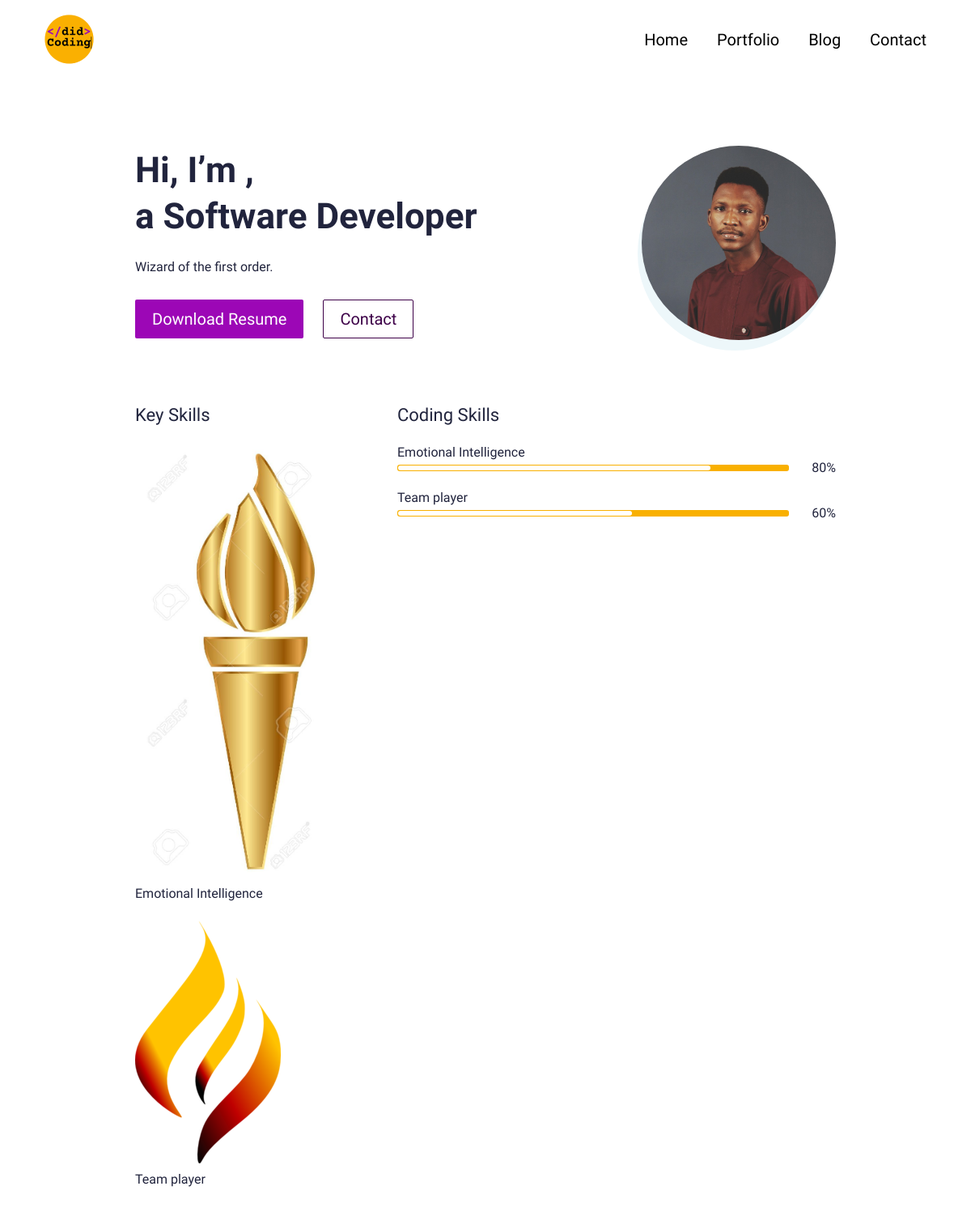
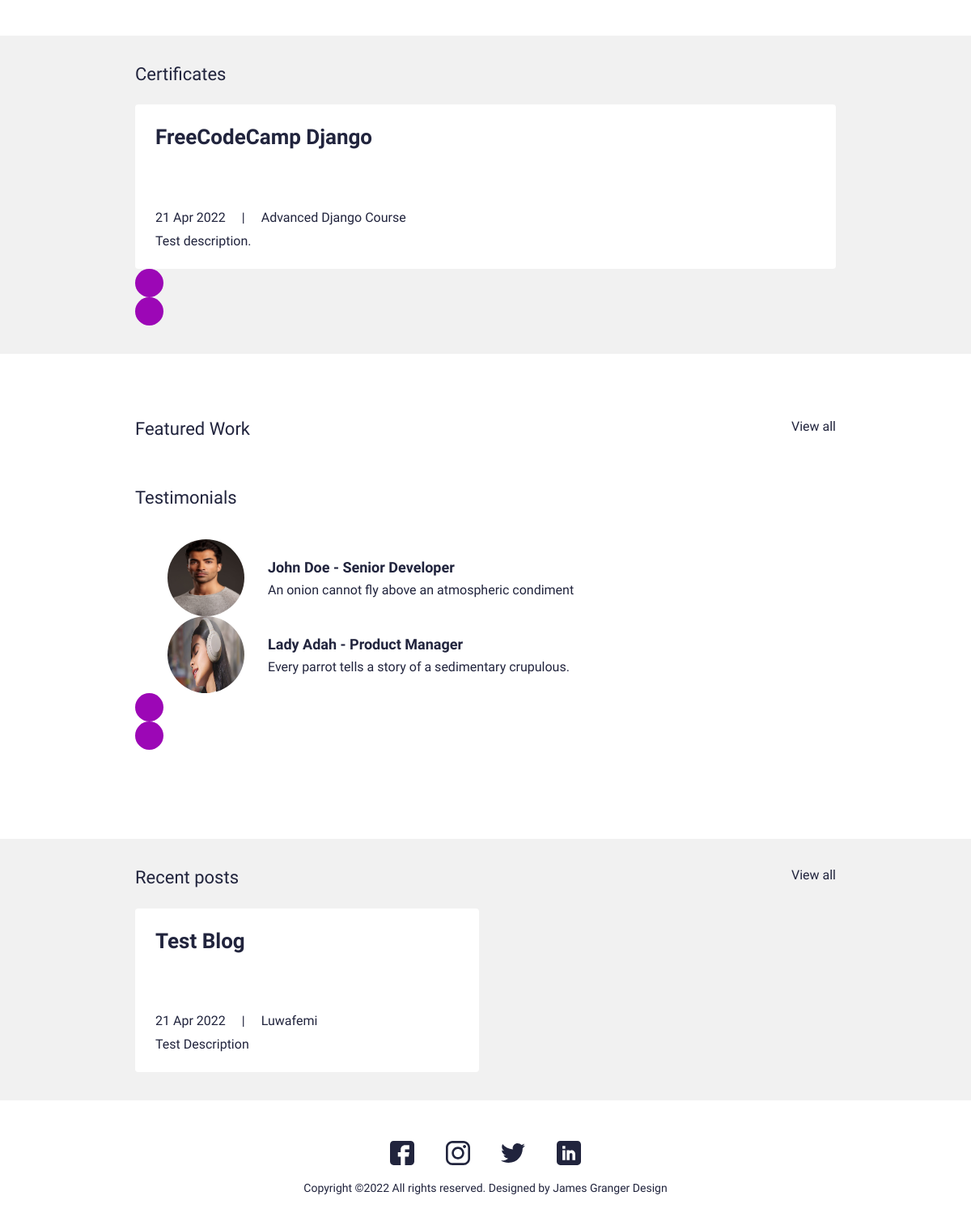
The page / on the database its author committed (2 pictures, top to bottom).
### main/models.py (models this page shows, shortened)
class UserProfile(models.Model):
    class Meta:
        verbose_name_plural = 'User Profiles'
        verbose_name = 'User Profile'
    user = models.OneToOneField(User, on_delete=models.CASCADE)
    avatar = models.ImageField(blank=True, null=True, upload_to="avatar")
    title = models.CharField(max_length=200, blank=True, null=True)
    bio = models.TextField(blank=True, null=True)
    skills = models.ManyToManyField(Skill, blank=True)
    cv = models.FileField(blank=True, null=True, upload_to="cv")

class Skill(models.Model):
    class Meta:
        verbose_name_plural = 'Skills'
        verbose_name = 'Skill'
    name = models.CharField(max_length=30, blank=True, null=True)
    score = models.IntegerField(default=80, blank=True, null=True)
    image = models.FileField(blank=True, null=True, upload_to="skills")
    is_key_skill = models.BooleanField(default=False)

class Certificate(models.Model):
    class Meta:
        verbose_name_plural = 'Certificates'
        verbose_name = 'Certificate'
    date = models.DateTimeField(blank=True, null=True)
    name = models.CharField(max_length=50, blank=True, null=True)
    title = models.CharField(max_length=200, blank=True, null=True)
    description = models.CharField(max_length=500, blank=True, null=True)
    is_active = models.BooleanField(default=True)

class Testimonial(models.Model):
    class Meta:
        verbose_name_plural = 'Testimonials'
        verbose_name = 'Testimonial'
        ordering = ["name"]
    thumbnail = models.ImageField(blank=True, null=True, upload_to="testimonials")
    name = models.CharField(max_length=200, blank=True, null=True)
    role = models.CharField(max_length=200, blank=True, null=True)
    quote = models.CharField(max_length=500, blank=True, null=True)
    is_active = models.BooleanField(default=True)

class Blog(models.Model):
    class Meta:
        verbose_name_plural = 'Blog Profiles'
        verbose_name = 'Blog'
        ordering = ["timestamp"]
    timestamp = models.DateTimeField(auto_now_add=True)
    author = models.CharField(max_length=200, blank=True, null=True)
    name = models.CharField(max_length=200, blank=True, null=True)
    description = models.CharField(max_length=500, blank=True, null=True)
    body = RichTextField(blank=True, null=True)
    slug = models.SlugField(null=True, blank=True)
    image = models.ImageField(blank=True, null=True, upload_to="blog")
    is_active = models.BooleanField(default=True)

### main/views.py (the view)
# urls.py: path('', views.IndexView.as_view(), name="home"),
class IndexView(generic.TemplateView):
	template_name = "main/index.html"
	def get_context_data(self, **kwargs):
		context = super().get_context_data(**kwargs)
		testimonials = Testimonial.objects.filter(is_active=True)
		certificates = Certificate.objects.filter(is_active=True)
		blogs = Blog.objects.filter(is_active=True)
		portfolio = Portfolio.objects.filter(is_active=True)
		context["testimonials"] = testimonials
		context["certificates"] = certificates
		context["blogs"] = blogs
		context["portfolio"] = portfolio
		return context

### resume_demo/context_processors.py (called while the page is built)
def project_context(request):
    context = {
        'me' : User.objects.first(),
    }
    return context

### main/templates/main/index.html (shortened to what this page needs)
{% extends 'main/base.html' %}
{% load static %}
{% block content %}
<section>
  <div class="bannerSection">
    <div class="container">
      <div class="row g-4 g-md-3  align-items-center">
        <div class="col-md-auto order-md-last">
          <div class="bannerUserImg">
            <img src="{{me.userprofile.avatar.url}}" alt="{{me.first_name|title}} {{me.last_name|title}} avatar">
          </div>
        </div>
        <div class="col-md">
          <div class="bannerContent">
            <h1 class="xlTitle pb-3">Hi, I’m {{me.first_name|title}}, <br> a {{me.userprofile.title}} </br></h1>
            <p>{{me.userprofile.bio}}</p>
            <div class="bannerBtnCol">
              <div class="row">
                <div class="col-auto">
                  <a download href="{{me.userprofile.cv.url}}" class="btn btnPrimary">Download Resume</a>
                </div>
                <div class="col-auto">
                  <a href="{% url 'main:contact' %}" class="btn btnOutline">Contact</a>
                </div>
              </div>
            </div>
          </div>
        </div>
      </div>
    </div>
  </div>
</section>
<section>
  <div class="sectionSpace pt-0">
    <div class="container">
      <div class="row">
        <div class="col-md-auto">
          <div class="keySkillCol">
            <h4 class="smTitle pb-3">Key Skills</h4>
            {% for sk in me.userprofile.skills.all %}
            {% if sk.is_key_skill %}
            <div class="keySkillCard">
              {% if sk.image %}
              <div class="ksIconCol">
                <img src="{{sk.image.url}}" alt="...">
              </div>
              {% endif %}
              <span class="ksText">{{sk.name}}</span>
            </div>
            {% endif %}
            {% endfor %}
          </div>
        </div>
        <div class="col-md">
          <h4 class="smTitle pb-3">Coding Skills</h4>
          <div class="progressCol">
            <div class="progressCard">
              {% for sk in me.userprofile.skills.all %}
              {% if sk.is_key_skill %}
              <div class="progressCol">
                <span class="progressLbl">{{sk.name}}</span>
                <div class="row g-2 align-items-center">
                  <div class="col">
                    <div class="progress progressStyle">
                      <div class="progress-bar" role="progressbar" style="width: {{sk.score}}%" aria-valuenow="{{sk.score}}" aria-valuemin="0" aria-valuemax="100"></div>
                    </div>
                  </div>
                  <div class="col-auto">
                    <span class="pLbl">{{sk.score}}%</span>
                  </div>
                </div>
              </div>
              {% endif %}
              {% endfor %}
            </div>
          </div>
        </div>
      </div>
    </div>
  </div>
</section>
<section>
  <div class="sectionSpaceSm lightBg">
    <div class="container">
      <div class="row pb-3">
        <div class="col">
          <h4 class="smText regular">Certificates</h4>
        </div>
      </div>
      <div class="sliderOuter">
        <div class="swiper certificatesSlider">
          <div class="swiper-wrapper">
            {% for c in certificates %}
            {% if c.is_active %}
            <div class="swiper-slide">
              <div class="cardStyle1">
                <h4 class="mdTitle cs1Title">
                  <a href="javascript:void(0)">{{c.title}}</a>
                </h4>
                <ul class="cardOptionCol">
                  <li>{{c.date.date}}</li>
                  <li>{{c.name|title}}</li>
                </ul>
                <p>{{c.description}}</p>
              </div>
            </div>
            {% endif %}
            {% endfor %}
          </div>
        </div>
        <div class="cert-swiper-button-next swiper-button-next swiperBtnStyle"></div>
        <div class="cert-swiper-button-prev swiper-button-prev swiperBtnStyle"></div>
      </div>
    </div>
  </div>
</section>
<section>
  <div class="sectionSpace">
    <div class="container">
      <div class="portfolioCol">
        <div class="row pb-3">
          <div class="col">
            <h4 class="smText regular">Featured Work</h4>
          </div>
          <div class="col-auto">
            <a href="{% url 'main:portfolios' %}" class="simpleLink">View all</a>
          </div>
        </div>
      </div>
      <div class="testimonialCol">
        <h4 class="smText regular d-block">Testimonials</h4>
        <div class="testimonialSlider">
          <div class="swiper testimonialSwiper">
            <div class="swiper-wrapper">
              {% for t in testimonials %}
              {% if t.is_active %}
              <div class="swiper-slide">
                <div class="testimonialCard">
                  <div class="row align-items-center">
                    <div class="col-sm-auto">
                      <div class="tImgCol">
                        <img src="{{t.thumbnail.url}}" alt="...">
                      </div>
                    </div>
                    <div class="col-sm">
                      <div class="tContentCol">
                        <h4 class="xsTitle bold">{{t.name}} - {{t.role}}</h4>
                        <p>{{t.quote}}</p>
                      </div>
                    </div>
                  </div>
                </div>
              </div>
              {% endif %}
              {% endfor %}
            </div>
            <div class="test-swiper-button-next swiper-button-next swiperBtnStyle"></div>
            <div class="test-swiper-button-prev swiper-button-prev swiperBtnStyle"></div>
          </div>
        </div>
      </div>
    </div>
  </div>
</section>
<section>
  <div class="sectionSpaceSm lightBg">
    <div class="container">
      <div class="row pb-3">
        <div class="col">
          <h4 class="smText regular">Recent posts</h4>
        </div>
        <div class="col-auto">
          <a href="{% url 'main:blogs' %}" class="simpleLink">View all</a>
        </div>
      </div>
      <div class="row g-3">
      {% for b in blogs %}
      {% if b.is_active %}
        <div class="col-lg-6">
          <div class="cardStyle1">
            <h4 class="mdTitle cs1Title"><a href="{% url 'main:blog' slug=b.slug %}">{{b.name}}</a></h4>
            <ul class="cardOptionCol">
              <li>{{b.timestamp.date}}</li>
              <li>{{b.author}}</li>
            </ul>
            <p>{{b.description}}</p>
          </div>
        </div>
        {% endif %}
        {% endfor %}
      </div>
    </div>
  </div>
</section>
{% endblock %}

### main/templates/main/base.html (shortened to what this page needs)
{% load static %}
<!doctype html>
<html lang="en">
  <head>
    <link href="{% static 'css/bootstrap.min.css' %}" rel="stylesheet">
    <link rel="stylesheet" href="https://unpkg.com/swiper@7.0.5/swiper-bundle.min.css">
    <link href="{% static 'css/style.css' %}" rel="stylesheet">
  </head>
  <body>
    {% include 'main/partials/nav.html' %}
    {% block content %}
    {% endblock %}
    {% include 'main/partials/footer.html' %}
  </body>
</html>

### main/templates/main/partials/nav.html (shortened to what this page needs)
{% load static %}
<header>
    <div class="headerCol">
    <div class="container-fluid">
        <div class="row align-items-center">
        <div class="col-auto">
            <div class="logoCol"><a href="{% url 'main:home' %}"><img src="{% static 'images/logo.png' %}" alt="..."></a></div>
        </div>
        <div class="col">
            <div class="navCollapseCol">
            <div class="navCol">
                <ul>
                <li><a href="{%url 'main:home'%}">Home</a></li>
                <li><a href="{%url 'main:portfolios' %}">Portfolio</a></li>
                <li><a href="{% url 'main:blogs' %}">Blog</a></li>
                <li><a href="{%url 'main:contact'%}">Contact</a></li>
                </ul>
            </div>
            </div>
        </div>
        </div>
    </div>
    </div>
</header>

### main/templates/main/partials/footer.html
{% load static %}
<footer>
    <div class="footerCol">
    <div class="container">
        <ul class="socialCol">
        <li><a href="javascript:void(0)"><img src="{% static 'images/fb.svg' %}" alt="..."></a></li>
        <li><a href="javascript:void(0)"><img src="{% static 'images/insta.svg' %}" alt="..."></a></li>
        <li><a href="javascript:void(0)"><img src="{% static 'images/twitter.svg' %}" alt="..."></a></li>
        <li><a href="javascript:void(0)"><img src="{% static 'images/linkedin.svg' %}" alt="..."></a></li>
        </ul>
        <div class="copyrightCol">
        <p>Copyright ©{% now 'Y' %} All rights reserved. Designed by <a href="https://jamesgrangerdesign.co.uk/" target="_blank">James Granger Design</a></p>
        </div>
    </div>
    </div>
</footer>

### rows shown on the page
Skill: image (picture), name "Emotional Intelligence", score "80"
Skill: image (picture), name "Team player", score "60"
Certificate: title "FreeCodeCamp Django", date "21 Apr 2022", name "Advanced Django Course", description "Test description."
Testimonial: thumbnail (picture), name "John Doe", role "Senior Developer", quote "An onion cannot fly above an atmospheric condiment"
Testimonial: thumbnail (picture), name "Lady Adah", role "Product Manager", quote "Every parrot tells a story of a sedimentary crupulous."
Blog: name "Test Blog", timestamp "21 Apr 2022", author "Luwafemi", description "Test Description"

### other values the page prints
{{ me.userprofile.title }} "Software Developer"
{{ me.userprofile.bio }} "Wizard of the first order."
